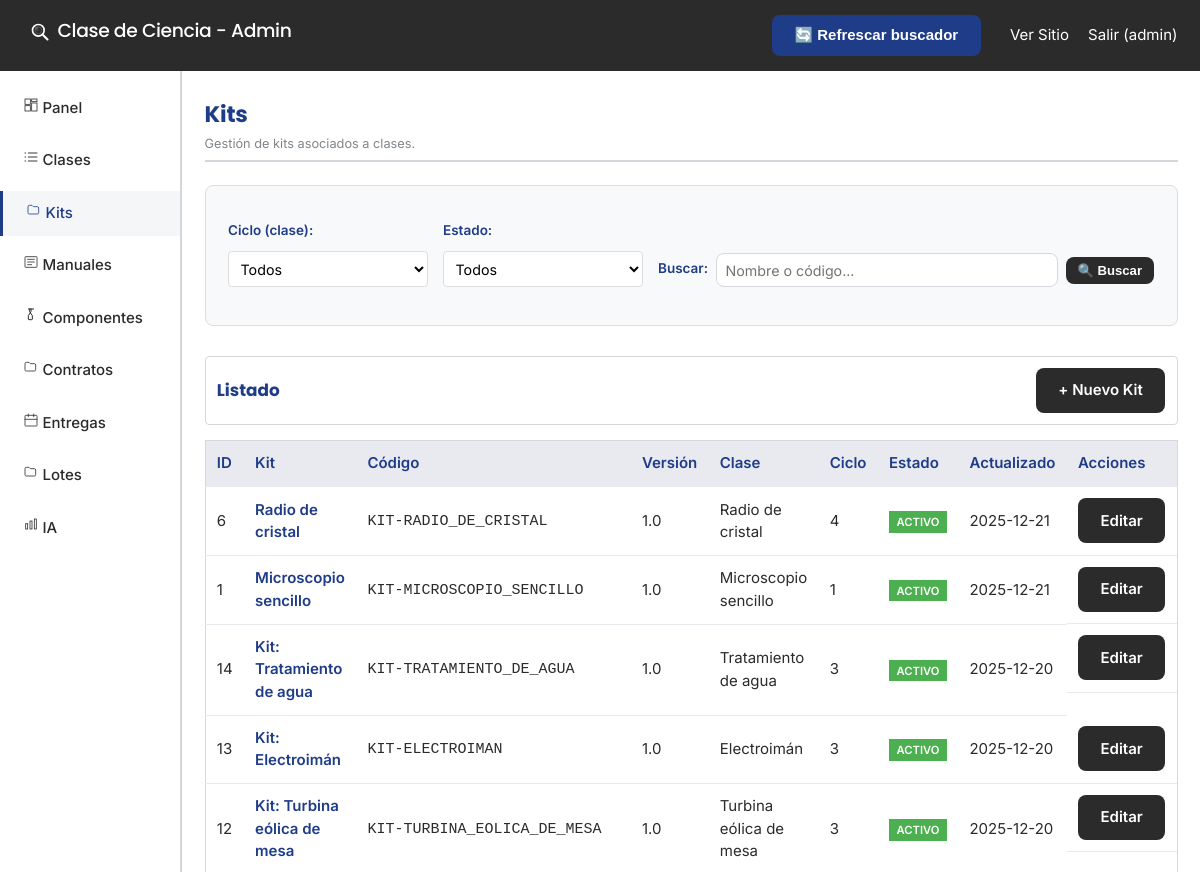
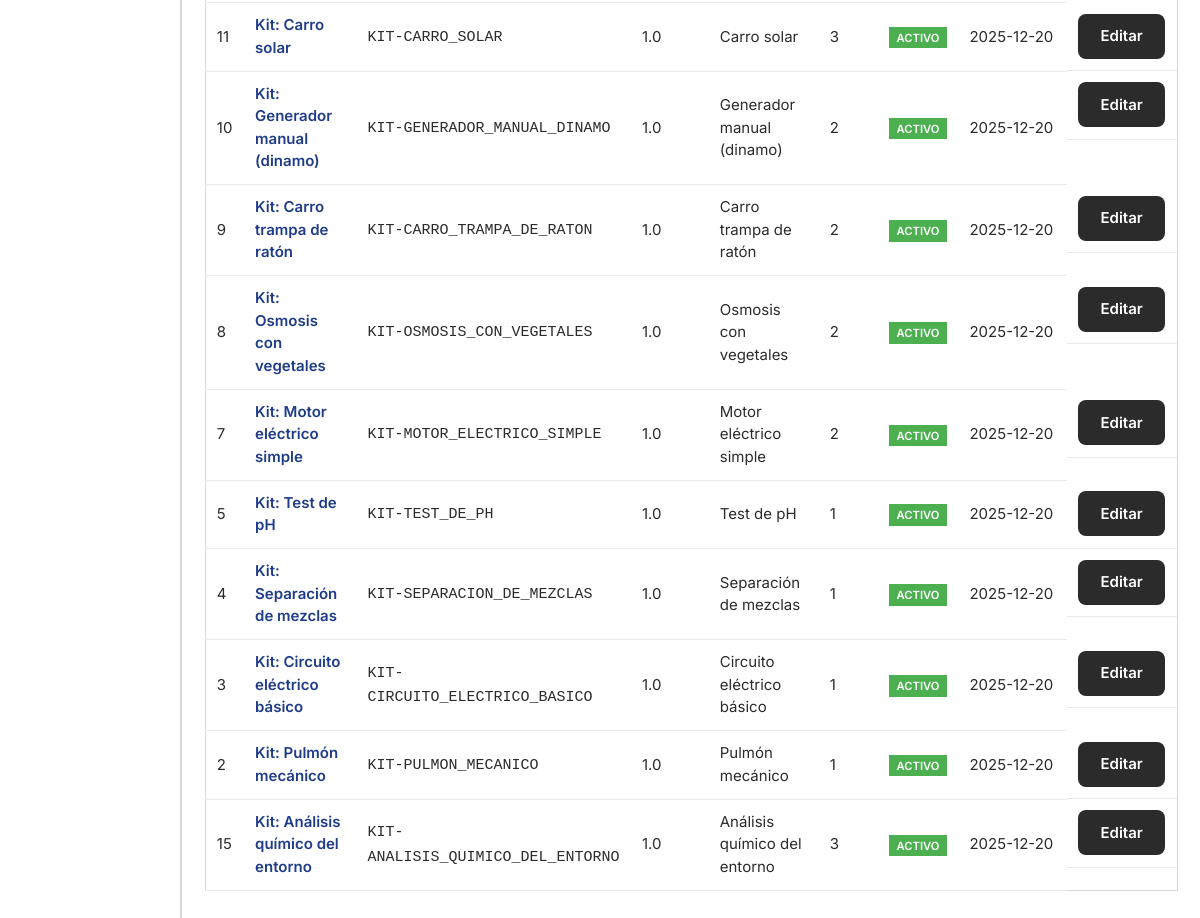
The app's page /admin/kits/index.php (signed in), older data (2 pictures, top to bottom).
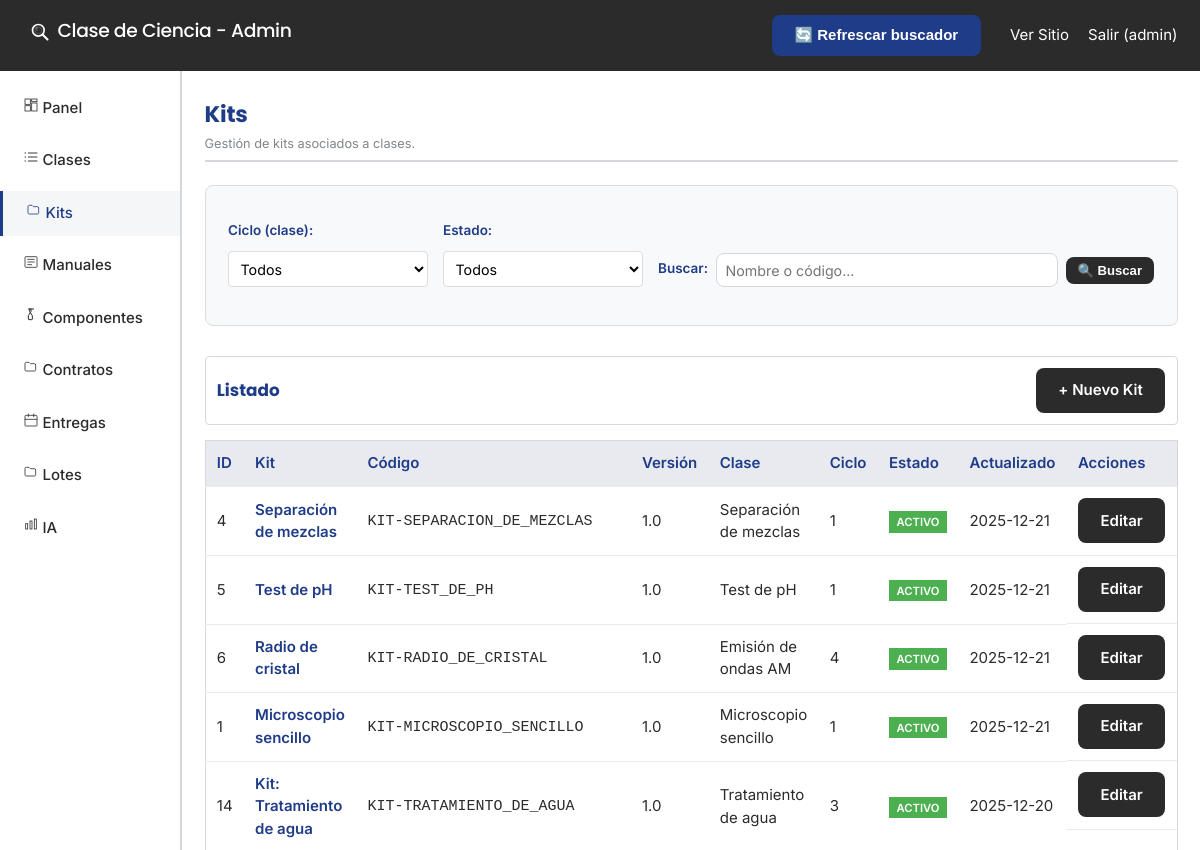
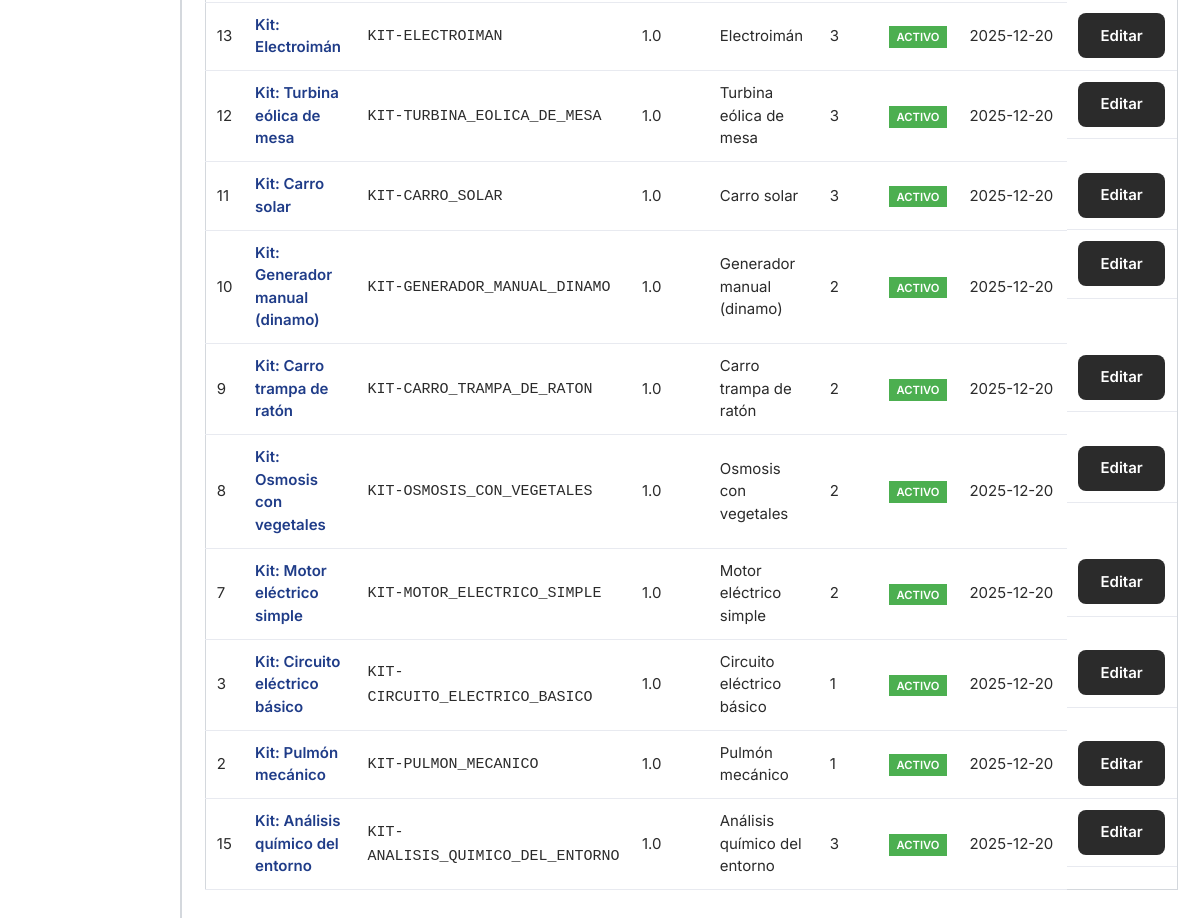
The same page, newer data (2 pictures, top to bottom).
### tables this page shows
CREATE TABLE `kits` (
  `id` int(11) NOT NULL,
  `clase_id` int(11) NOT NULL,
  `nombre` varchar(120) NOT NULL,
  `slug` varchar(120) DEFAULT NULL,
  `codigo` varchar(64) DEFAULT NULL,
  `version` varchar(32) DEFAULT NULL,
  `activo` tinyint(1) NOT NULL DEFAULT 1,
  `created_at` datetime NOT NULL DEFAULT current_timestamp(),
  `updated_at` datetime NOT NULL DEFAULT current_timestamp() ON UPDATE current_timestamp()
);

CREATE TABLE `clases` (
  `id` int(11) NOT NULL,
  `nombre` varchar(180) NOT NULL,
  `slug` varchar(180) NOT NULL,
  `ciclo` tinyint(1) NOT NULL,
  `grados` longtext DEFAULT NULL CHECK (json_valid(`grados`)),
  `dificultad` varchar(32) DEFAULT NULL,
  `duracion_minutos` int(11) DEFAULT NULL,
  `resumen` text DEFAULT NULL,
  `objetivo_aprendizaje` text DEFAULT NULL,
  `imagen_portada` varchar(255) DEFAULT NULL,
  `video_portada` varchar(255) DEFAULT NULL,
  `seguridad` longtext DEFAULT NULL CHECK (json_valid(`seguridad`)),
  `seo_title` varchar(160) DEFAULT NULL,
  `seo_description` varchar(255) DEFAULT NULL,
  `activo` tinyint(1) NOT NULL DEFAULT 1,
  `destacado` tinyint(1) NOT NULL DEFAULT 0,
  `orden_popularidad` int(11) NOT NULL DEFAULT 0,
  `status` enum('draft','published') NOT NULL DEFAULT 'draft',
  `published_at` datetime DEFAULT NULL,
  `autor` varchar(120) DEFAULT NULL,
  `contenido_html` mediumtext DEFAULT NULL,
  `created_at` datetime NOT NULL DEFAULT current_timestamp(),
  `updated_at` datetime NOT NULL DEFAULT current_timestamp() ON UPDATE current_timestamp()
);

### admin/kits/index.php (the view, shortened to what this page needs)
<?php
require_once '../auth.php';
$search = isset($_GET['search']) ? trim($_GET['search']) : '';
$params = [];
$where = ['1=1'];
try {
    $sql = "SELECT k.id, k.nombre, k.codigo, k.version, k.activo, k.updated_at, c.id as clase_id, c.nombre as clase_nombre, c.ciclo
            FROM kits k
            LEFT JOIN clases c ON c.id = k.clase_id
            WHERE " . implode(' AND ', $where) . "
            ORDER BY k.updated_at DESC";
    $stmt = $pdo->prepare($sql);
    $stmt->execute($params);
    $kits = $stmt->fetchAll(PDO::FETCH_ASSOC);
} catch (PDOException $e) {
    $kits = [];
}
include '../header.php';
?>
<div class="page-header">
  <h2>Kits</h2>
  <span class="help-text">Gestión de kits asociados a clases.</span>
</div>
<div class="filters-bar">
  <form method="GET" class="filters-form">
    <div class="filter-group">
      <label for="ciclo">Ciclo (clase):</label>
      <select name="ciclo" id="ciclo" onchange="this.form.submit()">
        <option value="">Todos</option>
      </select>
    </div>
    <div class="filter-group">
      <label for="activo">Estado:</label>
      <select name="activo" id="activo" onchange="this.form.submit()">
        <option value="">Todos</option>
      </select>
    </div>
    <div class="filter-group search-group">
      <label for="search">Buscar:</label>
      <input type="text" id="search" name="search" value="<?= htmlspecialchars($search, ENT_QUOTES, 'UTF-8') ?>" placeholder="Nombre o código..." />
      <button type="submit" class="btn btn-sm">🔍 Buscar</button>
    </div>
  </form>
</div>
<div class="card" style="margin-bottom:1rem;display:flex;justify-content:space-between;align-items:center;">
  <h3 style="margin:0;">Listado</h3>
  <a href="/admin/kits/edit.php" class="btn">+ Nuevo Kit</a>
</div>
<?php if (empty($kits)): ?>
  <div class="message info">No hay kits.</div>
  <p><a href="/admin/kits/edit.php" class="btn">Crear Kit</a></p>
<?php else: ?>
  <table class="data-table">
    <thead>
      <tr>
        <th>ID</th>
        <th>Kit</th>
        <th>Código</th>
        <th>Versión</th>
        <th>Clase</th>
        <th>Ciclo</th>
        <th>Estado</th>
        <th>Actualizado</th>
        <th>Acciones</th>
      </tr>
    </thead>
    <tbody>
      <?php foreach ($kits as $k): ?>
      <tr>
        <td><?= (int)$k['id'] ?></td>
        <td><strong><?= htmlspecialchars($k['nombre'], ENT_QUOTES, 'UTF-8') ?></strong></td>
        <td><code><?= htmlspecialchars($k['codigo'], ENT_QUOTES, 'UTF-8') ?></code></td>
        <td><?= htmlspecialchars($k['version'], ENT_QUOTES, 'UTF-8') ?></td>
        <td><?= htmlspecialchars(($k['clase_nombre'] ?? '-'), ENT_QUOTES, 'UTF-8') ?></td>
        <td><?= htmlspecialchars(($k['ciclo'] ?? '-'), ENT_QUOTES, 'UTF-8') ?></td>
        <td>
          <span style="padding:0.25rem 0.5rem;background:<?= ((int)$k['activo']) ? '#4caf50' : '#ff9800' ?>;color:#fff;font-size:0.75rem;font-weight:600;">
            <?= ((int)$k['activo']) ? 'ACTIVO' : 'INACTIVO' ?>
          </span>
        </td>
        <td><?= htmlspecialchars(date('Y-m-d', strtotime($k['updated_at'])), ENT_QUOTES, 'UTF-8') ?></td>
        <td class="actions">
          <a href="/admin/kits/edit.php?id=<?= (int)$k['id'] ?>" class="btn action-btn">Editar</a>
        </td>
      </tr>
      <?php endforeach; ?>
    </tbody>
  </table>
<?php endif; ?>
<?php include '../footer.php'; ?>

### admin/header.php (shortened to what this page needs)
<!DOCTYPE html>
<html lang="en">
<head>
    <link rel="stylesheet" href="/assets/css/style.css">
</head>
<body>
    <header class="admin-header">
        <h1 class="site-title"><svg class="logo-icon" width="20" height="20" aria-hidden="true"><use xlink:href="#icon-lupa"/></svg> Clase de Ciencia - Admin
        </h1>
        <div>
            <button id="btnRefreshSearch" class="btn" style="margin-right:10px;">🔄 Refrescar buscador</button>
            <a href="/">Ver Sitio</a>
            <a href="/admin/logout.php">Salir (<?= isset($_SESSION['admin_username']) ? htmlspecialchars($_SESSION['admin_username'], ENT_QUOTES, 'UTF-8') : 'anon' ?>)</a>
        </div>
    </header>
    <div class="admin-container">
        <aside class="admin-sidebar">
            <nav>
                <ul>
                    <li><a href="/admin/dashboard.php" class="<?= basename($_SERVER['PHP_SELF']) === 'dashboard.php' ? 'active' : '' ?>"><svg class="admin-icon" width="16" height="16" aria-hidden="true"><use xlink:href="#icon-dashboard"/></svg> Panel</a></li>
                    <li><a href="/admin/clases/index.php" class="<?= strpos($_SERVER['PHP_SELF'], '/clases/') !== false ? 'active' : '' ?>"><svg class="admin-icon" width="16" height="16" aria-hidden="true"><use xlink:href="#icon-list"/></svg> Clases</a></li>
                    <li><a href="/admin/kits/index.php" class="<?= (strpos($_SERVER['PHP_SELF'], '/kits/') !== false && strpos($_SERVER['PHP_SELF'], '/kits/manuals/') === false) ? 'active' : '' ?>"><svg class="admin-icon" width="16" height="16" aria-hidden="true"><use xlink:href="#icon-folder"/></svg> Kits</a></li>
                    <li><a href="/admin/kits/manuals/index.php" class="<?= strpos($_SERVER['PHP_SELF'], '/kits/manuals/') !== false ? 'active' : '' ?>"><svg class="admin-icon" width="16" height="16" aria-hidden="true"><use xlink:href="#icon-article"/></svg> Manuales</a></li>
                    <li><a href="/admin/componentes/index.php" class="<?= strpos($_SERVER['PHP_SELF'], '/componentes/') !== false ? 'active' : '' ?>"><svg class="admin-icon" width="16" height="16" aria-hidden="true"><use xlink:href="#icon-flask"/></svg> Componentes</a></li>
                    <li><a href="/admin/contratos/index.php" class="<?= strpos($_SERVER['PHP_SELF'], '/contratos/') !== false ? 'active' : '' ?>"><svg class="admin-icon" width="16" height="16" aria-hidden="true"><use xlink:href="#icon-folder"/></svg> Contratos</a></li>
                    <li><a href="/admin/entregas/index.php" class="<?= strpos($_SERVER['PHP_SELF'], '/entregas/') !== false ? 'active' : '' ?>"><svg class="admin-icon" width="16" height="16" aria-hidden="true"><use xlink:href="#icon-calendar"/></svg> Entregas</a></li>
                    <li><a href="/admin/lotes/index.php" class="<?= strpos($_SERVER['PHP_SELF'], '/lotes/') !== false ? 'active' : '' ?>"><svg class="admin-icon" width="16" height="16" aria-hidden="true"><use xlink:href="#icon-folder"/></svg> Lotes</a></li>
                    <li><a href="/admin/ia/index.php" class="<?= strpos($_SERVER['PHP_SELF'], '/ia/') !== false ? 'active' : '' ?>"><svg class="admin-icon" width="16" height="16" aria-hidden="true"><use xlink:href="#icon-chart"/></svg> IA</a></li>
                </ul>
            </nav>
        </aside>
        <main class="admin-main">

### admin/footer.php
        </main>
    </div>
</body>
</html>

### admin/kits/index.php (style rules this page uses)
.filters-bar { background: #f8f9fa; border: 1px solid #ddd; border-radius: 8px; padding: 1.5rem; margin-bottom: 2rem; }
.filters-form { display: flex; flex-wrap: wrap; gap: 1rem; align-items: flex-end; }
.filter-group { display: flex; flex-direction: column; gap: 0.5rem; }
.filter-group label { font-weight: bold; font-size: 0.9rem; }
.filter-group select, .filter-group input { padding: 0.5rem; border: 1px solid #ddd; border-radius: 4px; min-width: 200px; }
.search-group { flex-direction: row; align-items: center; flex: 1; }
.search-group input { flex: 1; }
.btn-sm { padding: 0.4rem 0.8rem; font-size: 0.875rem; }

Row changes from the older to the newer data that the page shows:
changed kits "Separación de mezclas": nombre "Kit: Separación de mezclas" → "Separación de mezclas"; updated_at "2025-12-20" → "2025-12-21"; moves up the list
changed kits "Test de pH": nombre "Kit: Test de pH" → "Test de pH"; updated_at "2025-12-20" → "2025-12-21"; moves up the list
changed kits "Radio de cristal": clase.nombre "Radio de cristal" → "Emisión de ondas AM"
